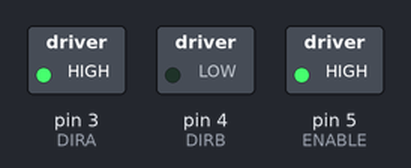
Bench run of a sketch on a simulated Arduino Uno, built with avr-gcc and run on an emulated ATmega328P. Parts: switched loads named in the sketch (green lamp = pin HIGH).

Above: at 1.5 s.
At 4.5 s:
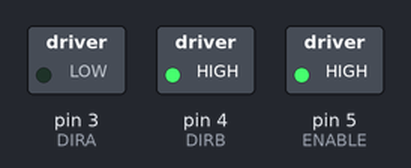
Timing chart, 0 to 6.9 s (numbered marks = the images above):
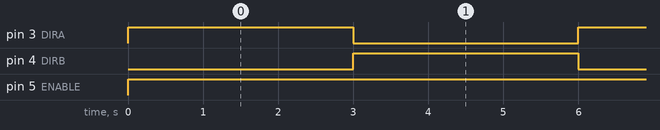

The sketch:

Fan_test.ino
```cpp
//This is a simple example that just turns the motor in a direction then in the other direction to test its functionality.

#define ENABLE 5
#define DIRA 3
#define DIRB 4

void setup() {
  pinMode(ENABLE,OUTPUT);
  pinMode(DIRA,OUTPUT);
  pinMode(DIRB,OUTPUT);
}

void loop() {
  digitalWrite(ENABLE,HIGH);
  digitalWrite(DIRA,HIGH);
  digitalWrite(DIRB,LOW);
  delay(3000);

  digitalWrite(ENABLE,HIGH);
  digitalWrite(DIRA,LOW);
  digitalWrite(DIRB,HIGH);
  delay(3000);
}
```

Measured:
- by itself, pin 3 (DIRA), pin 4 (DIRB): alternates HIGH for 3.0 s and LOW for 3.0 s
- by itself, pin 5 (ENABLE): LOW → HIGH at 0.00 s
